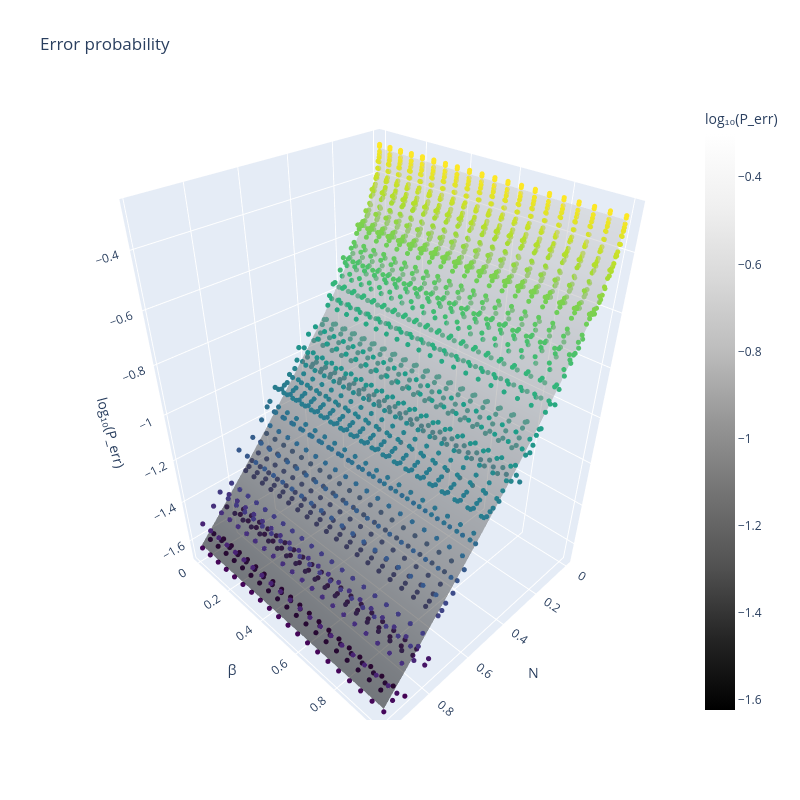

The notebook cell this image was saved under:
### Markdown cell above
## Plot Data + Theory

### Code cell
# Theoretical surface
N_mesh, beta_mesh = np.meshgrid(N_cs, beta_cs, indexing="ij")
p_err_theory = protocols.perr_homodyne(N_mesh, beta=0)

z_theory = np.log10(p_err_theory)
z_sim = np.log10(p_err_cs)

# Figure
fig = go.Figure()

# Theory surface
fig.add_trace(
    go.Surface(x=N_mesh, y=beta_mesh, z=z_theory, colorscale="Greys_r", opacity=0.5, name="Theory", colorbar=dict(title="log₁₀(P_err)"))
)

# Simulation scatter extended in beta
beta_values = np.linspace(0, 1, 20)

for beta in beta_values:
    fig.add_trace(
        go.Scatter3d(x=N_cs, y=np.full_like(N_cs, beta), z=z_sim, mode="markers",
            marker=dict(
                size=3,
                color=z_sim,
                colorscale="Viridis",
                opacity=1
            ),
            name=f"Simulation β={beta:.2f}",
            showlegend=False
        )
    )

# Layout
fig.update_layout(
    title="Error probability",
    width=800,
    height=800,
    scene=dict(
        xaxis_title="N",
        yaxis_title="β",
        zaxis_title="log₁₀(P_err)"
    )
)

fig.show()
